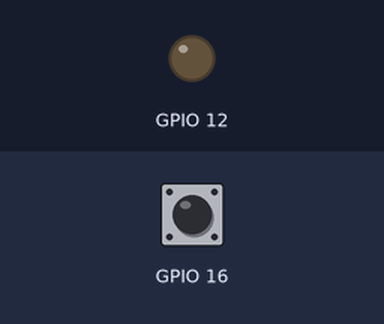
The program below on a simulated Raspberry Pi (BCM pin numbers) with a Blinkt!. Shown: output pins drawn as LEDs (lit = HIGH). Dashed ring = blinking. The inputs (shaded band) are chosen by the test bench; at power-on: GPIO 16 HIGH.

Above: at 1.2 s.
1.3 s: GPIO 16 pulled LOW for 1 s
At 2.9 s:
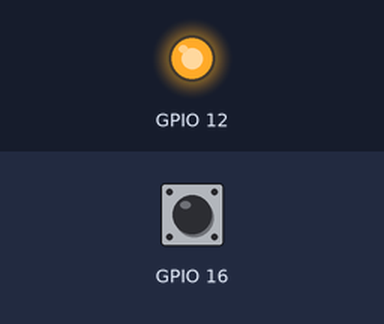
3.8 s: GPIO 16 pulled LOW for 0.15 s
At 5.2 s:
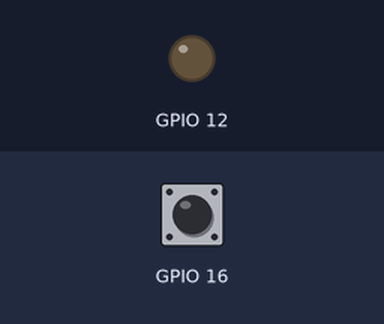
5.5 s: GPIO 16 pulled LOW for 3.2 s
At 5.8 s:
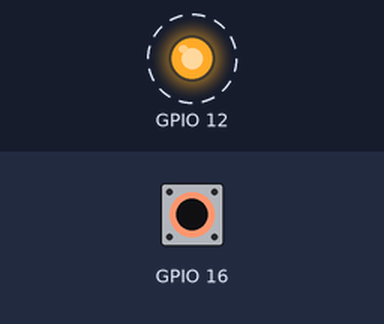
Timing chart, 0 to 10.2 s (numbered marks = the images above; inputs shaded):
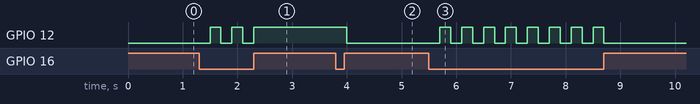

Measured:
- after the input at 1.3 s, GPIO 12: alternates HIGH for 0.20 s and LOW for 0.20 s, 5 changes in all, then stays HIGH, starting after 0.20 s
- after the input at 3.8 s, GPIO 12: HIGH → LOW after 0.20 s
- after the input at 5.5 s, GPIO 12: alternates HIGH for 0.20 s and LOW for 0.20 s, 16 changes in all, then stays LOW, starting after 0.20 s

The program:

Challenge2.3.py
```python
import RPi.GPIO as GPIO
import time

GPIO.setmode(GPIO.BCM)
GPIO.setwarnings(False)

# Knopf
GPIO.setup(16, GPIO.IN, pull_up_down=GPIO.PUD_UP)

# LED
GPIO.setup(12, GPIO.OUT)

zaehler = 1
while True:
    if GPIO.input(16) == False:
        time.sleep(0.2)
        # ein Knopfdruck ist etwa so lang
        # ohne die sleep Anweisung wird der zaehler bei Knopfdruck sehr schnell erhoeht
        # es sieht dann so aus, als wuerde die LED bei Knopfdruck blinken
        # in meinem Fall blinkt die LED jede 0.2 Sekunden an und aus, was beim schnellen Druecken aber wie ein Switch funktioniert
        zaehler += 1

    if zaehler % 2 == 0:
        GPIO.output(12, True)
    else:
        GPIO.output(12, False)
```
